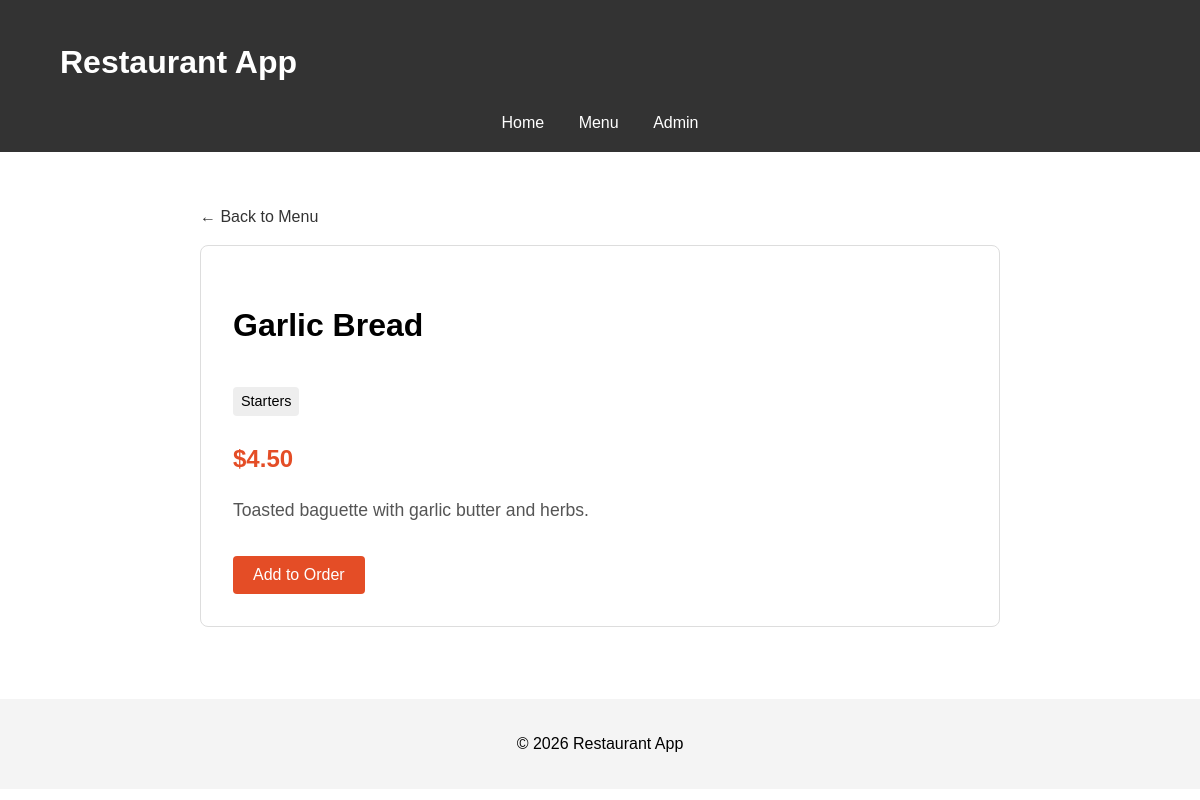
Page /2/ on the committed database.
### menu/models.py (models this page shows, shortened)
class MenuItem(models.Model):
    category = models.ForeignKey(Category, related_name='items', on_delete=models.CASCADE)
    name = models.CharField(max_length=100)
    description = models.TextField(blank=True)
    price = models.DecimalField(max_digits=10, decimal_places=2)
    image = models.ImageField(upload_to='menu_images/', blank=True, null=True)
    is_available = models.BooleanField(default=True)
    created_at = models.DateTimeField(auto_now_add=True)
    updated_at = models.DateTimeField(auto_now=True)

class Category(models.Model):
    name = models.CharField(max_length=100)
    description = models.TextField(blank=True)
    class Meta:
        verbose_name_plural = "Categories"

### menu/views.py (the view)
# urls.py: path('<int:pk>/', views.menu_detail, name='menu_detail'),
def menu_detail(request, pk):
    item = get_object_or_404(MenuItem, pk=pk)
    return render(request, 'menu/menu_detail.html', {'item': item})

### menu/templates/menu/menu_detail.html (shortened to what this page needs)
{% extends 'base.html' %}
{% block content %}
<div class="item-detail-container">
    <a href="{% url 'menu_list' %}" class="back-link">&larr; Back to Menu</a>
    <div class="item-detail-card">
        <div class="item-info">
            <h1>{{ item.name }}</h1>
            <p class="category-tag">{{ item.category.name }}</p>
            <p class="price-large">${{ item.price }}</p>
            <p class="description-large">{{ item.description }}</p>
            {% if item.is_available %}
            <button class="order-button">Add to Order</button>
            {% else %}
            <p class="unavailable-notice">Currently Unavailable</p>
            {% endif %}
        </div>
    </div>
</div>
{% endblock %}

### static/css/style.css (style rules this page uses)
body { font-family: sans-serif; margin: 0; padding: 0; line-height: 1.6; }
.item-detail-container { max-width: 800px; margin: 2rem auto; }
.back-link { display: inline-block; margin-bottom: 1rem; color: #333; text-decoration: none; }
.item-detail-card { display: flex; flex-direction: column; border: 1px solid #ddd; border-radius: 8px; overflow: hidden; background: #fff; }
@media (min-width: 768px) { .item-detail-card { flex-direction: row; } }
@media (min-width: 768px) { .item-info { width: 50%; } }
.item-info { padding: 2rem; }
.category-tag { background: #eee; display: inline-block; padding: 0.2rem 0.5rem; border-radius: 4px; font-size: 0.9rem; margin-bottom: 1rem; }
.price-large { font-size: 1.5rem; font-weight: bold; color: #e44d26; margin: 0.5rem 0; }
.description-large { font-size: 1.1rem; color: #555; margin-bottom: 2rem; }
.order-button { background: #e44d26; color: white; border: none; padding: 10px 20px; border-radius: 4px; cursor: pointer; font-size: 1rem; }

### rows in the picture
MenuItem: name "Garlic Bread", category.name "Starters", price "4.50", description "Toasted baguette with garlic butter and herbs."
